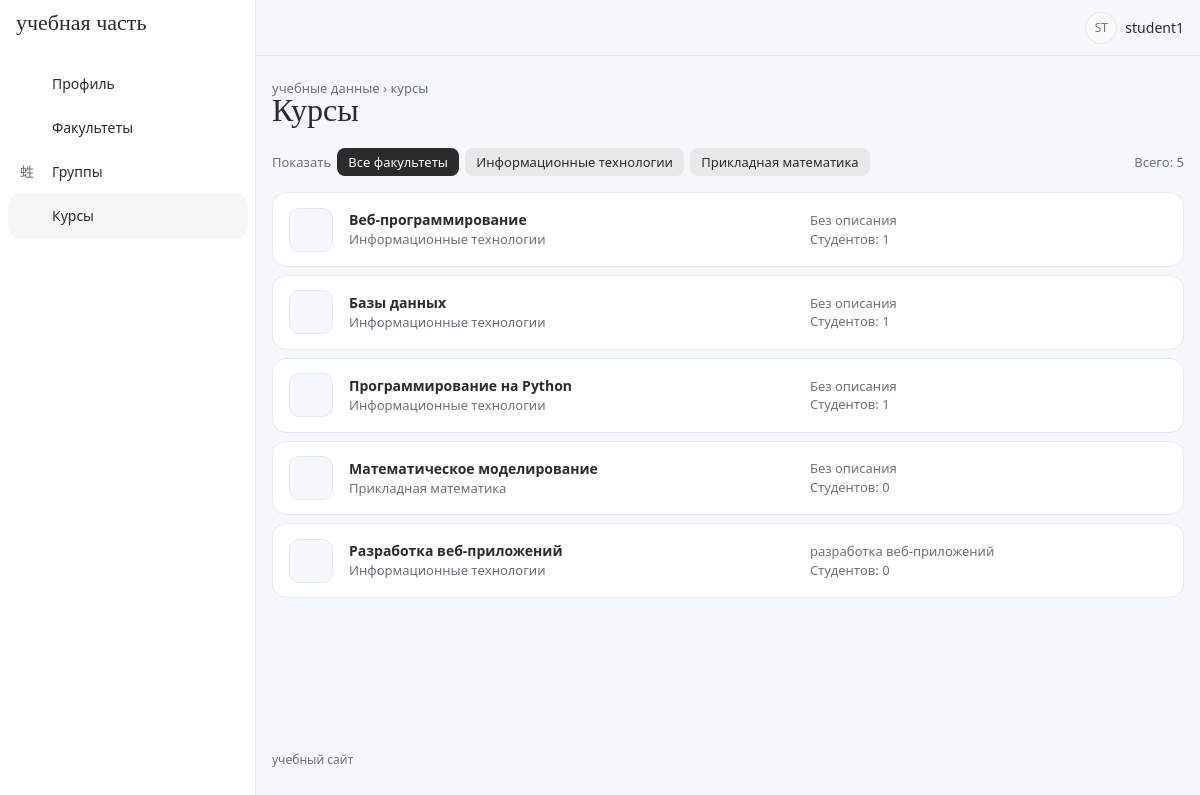
The page /courses/ (signed in) on the database its author committed.
### accounts/models.py (models this page shows, shortened)
class Department(models.Model):
    name = models.CharField(max_length=200)

class Course(models.Model):
    title = models.CharField(max_length=200)
    description = models.TextField(blank=True)
    department = models.ForeignKey(
        Department,
        on_delete=models.CASCADE,
        related_name='courses'
    )

### accounts/views.py (the view)
# urls.py: path('courses/', views.course_list, name='course_list'),
@login_required
def course_list(request):
    courses = Course.objects.select_related(
        'department'
    )
    department_id = request.GET.get('department', '')
    current_department = int(department_id) if department_id.isdigit() else None
    if current_department:
        courses = courses.filter(department_id=current_department)
    return render(
        request,
        'course_list.html',
        {
            'courses': courses,
            'departments': Department.objects.all(),
            'current_department': current_department,
            'is_methodist': is_methodist(
                request.user
            ),
        }
    )

### accounts/views.py (called while the page is built)
def is_methodist(user):
    return user.groups.filter(
        name='Методист'
    ).exists()

### templates/course_list.html (shortened to what this page needs)
{% extends 'base.html' %}
{% block pretitle %}<span class="crumbs"><a href="/profile/">учебные данные</a> › курсы</span>{% endblock %}
{% block page_title %}Курсы{% endblock %}
{% block content %}
<div class="filter-bar">
    <span class="text-secondary">Показать</span>
    <a href="?" class="filter-chip {% if not current_department %}active{% endif %}">Все факультеты</a>
    {% for department in departments %}
        <a href="?department={{ department.id }}" class="filter-chip {% if current_department == department.id %}active{% endif %}">{{ department.name }}</a>
    {% endfor %}
    <span class="filter-right text-secondary">Всего: {{ courses|length }}</span>
</div>
{% for course in courses %}
    <div class="list-row">
        <div class="list-row-icon"><i class="ti ti-book"></i></div>
        <div class="list-row-main">
            <div class="fw-bold">{{ course.title }}</div>
            <div class="list-row-sub">{{ course.department.name }}</div>
        </div>
        <div class="list-row-meta list-row-sub d-none d-md-block">
            <div>{{ course.description|default:"Без описания"|truncatechars:60 }}</div>
            <div>Студентов: {{ course.students.count }}</div>
        </div>
    </div>
{% endfor %}
{% endblock %}

### templates/base.html (shortened to what this page needs)
{% load static %}
<!DOCTYPE html>
<html lang="ru" data-bs-theme="light" data-bs-navbar-position="vertical">
<head>
    <link rel="stylesheet" href="{% static 'core/dist/css/tabler.min.css' %}">
    <link rel="stylesheet" href="{% static 'vendor/tabler-icons/tabler-icons.min.css' %}">
    <link rel="stylesheet" href="{% static 'css/theme.css' %}?=v3">
    <link rel="stylesheet" href="{% static 'css/style.css' %}?=v3">
</head>
<body>
<div class="page">
    <aside class="navbar navbar-vertical navbar-expand-lg">
        <div class="container-fluid">
            <a href="/profile/" class="navbar-brand text-reset">учебная часть</a>
            <div class="collapse navbar-collapse" id="sidebar-menu">
                <ul class="navbar-nav pt-lg-3">
                    <li class="nav-item {% if request.path == '/profile/' %}active{% endif %}">
                        <a class="nav-link" href="/profile/">
                            <span class="nav-link-icon"><i class="ti ti-user-circle"></i></span>
                            <span class="nav-link-title">Профиль</span>
                        </a>
                    </li>
                    <li class="nav-item {% if '/departments/' in request.path %}active{% endif %}">
                        <a class="nav-link" href="/departments/">
                            <span class="nav-link-icon"><i class="ti ti-building"></i></span>
                            <span class="nav-link-title">Факультеты</span>
                        </a>
                    </li>
                    <li class="nav-item {% if '/groups/' in request.path %}active{% endif %}">
                        <a class="nav-link" href="/groups/">
                            <span class="nav-link-icon"><i class="ti ti-users-group"></i></span>
                            <span class="nav-link-title">Группы</span>
                        </a>
                    </li>
                    <li class="nav-item {% if '/courses/' in request.path %}active{% endif %}">
                        <a class="nav-link" href="/courses/">
                            <span class="nav-link-icon"><i class="ti ti-book"></i></span>
                            <span class="nav-link-title">Курсы</span>
                        </a>
                    </li>
                </ul>
            </div>
        </div>
    </aside>
    <header class="navbar navbar-expand-md d-none d-lg-flex">
        <div class="container-xl">
            <div class="navbar-nav flex-row ms-auto align-items-center">
                <a href="?theme=dark" class="nav-link hide-theme-dark" title="Тёмная тема">
                    <i class="ti ti-moon fs-2 header-icon"></i>
                </a>
                {% if user.is_authenticated %}
                <div class="nav-item dropdown ms-3">
                    <a href="#" class="nav-link d-flex align-items-center gap-2 p-0" data-bs-toggle="dropdown">
                        <span class="avatar avatar-sm">{{ user.username|slice:":2"|upper }}</span>
                        <span>{{ user.username }}</span>
                    </a>
                </div>
                {% endif %}
            </div>
        </div>
    </header>
    <div class="page-wrapper">
        <div class="page-header">
            <div class="container-xl">
                <div class="row g-2 align-items-center">
                    <div class="col">
                        <div class="page-pretitle">{% block pretitle %}учебные данные{% endblock %}</div>
                        <h2 class="page-title">{% block page_title %}{% endblock %}</h2>
                    </div>
                </div>
            </div>
        </div>
        <div class="page-body">
            <div class="container-xl">
                {% block content %}{% endblock %}
            </div>
        </div>
        <footer class="footer footer-transparent">
            <div class="container-xl text-secondary">учебный сайт</div>
        </footer>
    </div>
</div>
</body>
</html>

### static/css/theme.css (style rules this page uses)
:root { --app-ice: #f5f8fa; --app-sky: #7eb5d6; --app-cloud: #e8e8e8; --app-charcoal: #2b2b2b; --app-ink: light-dark(#2b2b2b, #e8e8e8); --tblr-font-sans-serif: system-ui, 'Segoe UI', Roboto, Arial, sans-serif; --tblr-primary: #2b2b2b; --tblr-primary-rgb: 43, 43, 43; --tblr-body-bg: light-dark(#f5f8fa, #1f2225); --tblr-bg-surface: light-dark(#ffffff, #2b2b2b); --tblr-body-color: light-dark(#2b2b2b, #e8e8e8); --tblr-secondary: light-dark(#6b7176, #a7adb2); --tblr-border-color: light-dark(#e8e8e8, #3a3e42); --tblr-border-color-translucent: light-dark(#e8e8e8, #3a3e42); --tblr-border-radius: 12px; --tblr-border-radius-lg: 20px; }
h1, h2, h3, .page-title, .card-title, .empty-title, .navbar-brand { font-family: Georgia, 'Times New Roman', serif; font-weight: 500; }
.page-title { font-size: 2rem; }
.page-pretitle { text-transform: lowercase; letter-spacing: 0; font-size: .8125rem; }
.navbar-brand { font-size: 1.375rem; text-transform: lowercase; }
.navbar-vertical .nav-link { border-radius: 999px; }
.navbar-vertical .nav-item.active > .nav-link { background: color-mix(in srgb, var(--app-sky) 30%, transparent); }
.page > header.navbar { background: transparent; border-bottom: 0; }
.crumbs a { color: var(--tblr-secondary); }
.filter-bar { display: flex; flex-wrap: wrap; align-items: center; gap: .375rem; margin-bottom: 1rem; font-size: .8125rem; }
.filter-chip { padding: .3rem .7rem; border-radius: 8px; background: light-dark(var(--app-cloud), #3a3e42); color: var(--app-ink); }
.filter-chip.active { background: var(--app-ink); color: light-dark(#ffffff, var(--app-charcoal)); }
.filter-right { margin-left: auto; }
.list-row { display: flex; align-items: center; gap: 1rem; margin-bottom: .5rem; padding: .9rem 1rem; background: var(--tblr-bg-surface); border: 1px solid var(--tblr-border-color); border-radius: 14px; }
.list-row-icon { flex: none; width: 44px; height: 44px; display: grid; place-items: center; border-radius: 10px; background: var(--tblr-body-bg); border: 1px solid var(--tblr-border-color); font-size: 1.25rem; }
.list-row-main { flex: 1 1 40%; min-width: 0; }
.list-row-meta { flex: 1 1 30%; }
.list-row-sub { color: var(--tblr-secondary); font-size: .8125rem; }

### static/css/style.css (style rules this page uses)
.header-icon { color: var(--app-sky); }
.footer { font-size: .75rem; text-transform: lowercase; }

### rows shown on the page
Department: name "Информационные технологии"
Department: name "Прикладная математика"
Course: title "Веб-программирование", department.name "Информационные технологии", description "Без описания", students.count "1"
Course: title "Базы данных", department.name "Информационные технологии", description "Без описания", students.count "1"
Course: title "Программирование на Python", department.name "Информационные технологии", description "Без описания", students.count "1"
Course: title "Математическое моделирование", department.name "Прикладная математика", description "Без описания", students.count "0"
Course: title "Разработка веб-приложений", department.name "Информационные технологии", description "разработка веб-приложений", students.count "0"

### other values the page prints
{{ user.username|slice:":2"|upper }} "ST"
{{ user.username }} "student1"
{{ courses|length }} "5"
